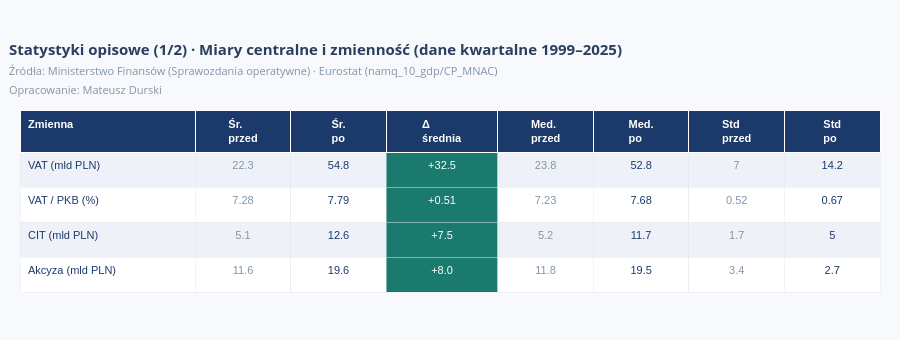
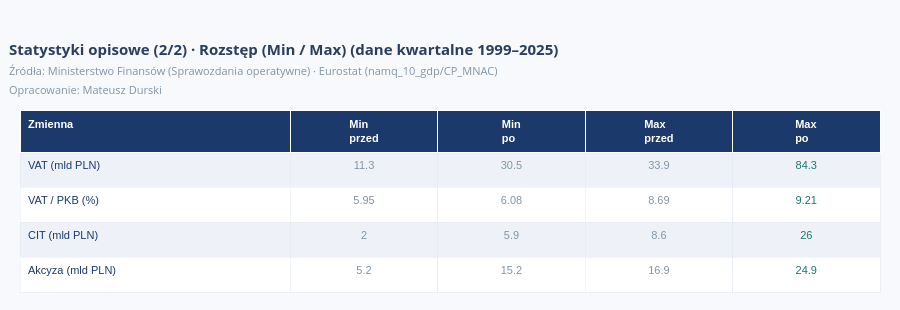

The cell these charts' notebook holds for them, in order:
### Code cell
# ── SEKCJA 3: STATYSTYKI OPISOWE (dane kwartalne) ─────────────────────────────

# ── DANE ──────────────────────────────────────────────────────────────────────
ZMIENNE = [
    ('VAT (mld PLN)',     'vat_mld',     1),
    ('VAT / PKB (%)',     'vat_pkb_pct', 2),
    ('CIT (mld PLN)',     'cit_mld',     1),
    ('Akcyza (mld PLN)', 'akcyza_mld',   1),
]

# ── KOLORY ────────────────────────────────────────────────────────────────────
CZERWONY   = '#C0392B'
NIEBIESKI  = '#1B3A6B'
TURKUSOWY  = '#1A7A6E'
SZARY      = '#8395A7'
SZARY_GRID = '#E4EAF2'
BG         = '#F7F9FC'
BIALY      = '#FFFFFF'

# ── OBLICZENIA STATYSTYK ──────────────────────────────────────────────────────
def statystyki(kolumna, decimals):
    przed = df.loc[df.index <= '2016Q2', kolumna]
    po    = df.loc[df.index >  '2016Q3', kolumna]
    delta = po.mean() - przed.mean()
    return {
        'sr_przed':  round(przed.mean(),   decimals),
        'sr_po':     round(po.mean(),      decimals),
        'delta':     round(delta,          decimals),
        'med_przed': round(przed.median(), decimals),
        'med_po':    round(po.median(),    decimals),
        'std_przed': round(przed.std(),    decimals),
        'std_po':    round(po.std(),       decimals),
        'min_przed': round(przed.min(),    decimals),
        'min_po':    round(po.min(),       decimals),
        'max_przed': round(przed.max(),    decimals),
        'max_po':    round(po.max(),       decimals),
    }

# Budowa wierszy
wiersze = []
for nazwa, kolumna, decimals in ZMIENNE:
    s = statystyki(kolumna, decimals)
    wiersze.append({'nazwa': nazwa, 'decimals': decimals, **s})

# ── KOLUMNY ───────────────────────────────────────────────────────────────────
col_nazwa     = [w['nazwa']     for w in wiersze]
col_sr_przed  = [w['sr_przed']  for w in wiersze]
col_sr_po     = [w['sr_po']     for w in wiersze]
col_delta     = [w['delta']     for w in wiersze]
col_med_przed = [w['med_przed'] for w in wiersze]
col_med_po    = [w['med_po']    for w in wiersze]
col_std_przed = [w['std_przed'] for w in wiersze]
col_std_po    = [w['std_po']    for w in wiersze]
col_min_przed = [w['min_przed'] for w in wiersze]
col_min_po    = [w['min_po']    for w in wiersze]
col_max_przed = [w['max_przed'] for w in wiersze]
col_max_po    = [w['max_po']    for w in wiersze]

# Formatowanie Δ
col_delta_fmt = [
    f'+{d}' if d > 0 else str(d)
    for d in col_delta
]

# ── KOLORY KOMÓREK — TABELA 1 ─────────────────────────────────────────────────
delta_colors = [
    TURKUSOWY if d > 0 else CZERWONY
    for d in col_delta
]

n = len(wiersze)
row_fill = [
    '#EEF2F8' if i % 2 == 0 else BIALY
    for i in range(n)
]

# ── KOLORY KOMÓREK — TABELA 2 ─────────────────────────────────────────────────
# Min po — turkusowy jeśli najgorszy rok po reformach bije najlepszy rok przed
min_po_colors = [
    TURKUSOWY if mpo > mprzed else SZARY
    for mpo, mprzed in zip(col_min_po, col_max_przed)
]

# Max po — zawsze turkusowy (szczyt po reformach)
max_po_colors    = [TURKUSOWY] * n

# Min przed, Max przed — zawsze szary (okres historyczny)
min_przed_colors = [SZARY] * n
max_przed_colors = [SZARY] * n

# ══════════════════════════════════════════════════════════════════════════════
# TABELA 1 — Miary centralne i zmienność
# ══════════════════════════════════════════════════════════════════════════════
tabela1 = go.Figure(go.Table(
    columnwidth=[2.2, 1.2, 1.2, 1.4, 1.2, 1.2, 1.2, 1.2],
    header=dict(
        values=[
            '<b>Zmienna</b>',
            '<b>Śr.<br>przed</b>',
            '<b>Śr.<br>po</b>',
            '<b>Δ<br>średnia</b>',
            '<b>Med.<br>przed</b>',
            '<b>Med.<br>po</b>',
            '<b>Std<br>przed</b>',
            '<b>Std<br>po</b>',
        ],
        fill_color=NIEBIESKI,
        font=dict(color=BIALY, size=11, family='Arial'),
        align=['left'] + ['center'] * 7,
        height=40,
        line=dict(color=BIALY, width=1),
    ),
    cells=dict(
        values=[
            col_nazwa,
            col_sr_przed,
            col_sr_po,
            col_delta_fmt,
            col_med_przed,
            col_med_po,
            col_std_przed,
            col_std_po,
        ],
        fill_color=[
            row_fill,      # Zmienna
            row_fill,      # Śr. przed
            row_fill,      # Śr. po
            delta_colors,  # Δ — turkusowy/czerwony
            row_fill,      # Med. przed
            row_fill,      # Med. po
            row_fill,      # Std przed
            row_fill,      # Std po
        ],
        font=dict(
            color=[
                [NIEBIESKI] * n,  # Zmienna
                [SZARY] * n,      # Śr. przed
                [NIEBIESKI] * n,  # Śr. po
                [BIALY] * n,      # Δ — biały na kolorowym tle
                [SZARY] * n,      # Med. przed
                [NIEBIESKI] * n,  # Med. po
                [SZARY] * n,      # Std przed
                [NIEBIESKI] * n,  # Std po
            ],
            size=11,
            family='Arial',
        ),
        align=['left'] + ['center'] * 7,
        height=35,
        line=dict(color=SZARY_GRID, width=0.5),
    ),
))

tabela1.update_layout(
    title=dict(
        text=(
            '<b>Statystyki opisowe (1/2) · Miary centralne i zmienność (dane kwartalne 1999–2025)</b><br>'
            '<span style="font-size:11px;color:#8395A7">'
            'Źródła: Ministerstwo Finansów (Sprawozdania operatywne) · '
            'Eurostat (namq_10_gdp/CP_MNAC)<br>'
            'Opracowanie: Mateusz Durski'
            '</span>'
        ),
        x=0.01, xanchor='left',
        font=dict(size=15),
    ),
    height=340,
    paper_bgcolor=BG,
    margin=dict(t=110, b=10, l=20, r=20),
)

# ══════════════════════════════════════════════════════════════════════════════
# TABELA 2 — Rozstęp (Min / Max)
# ══════════════════════════════════════════════════════════════════════════════
tabela2 = go.Figure(go.Table(
    columnwidth=[2.2, 1.2, 1.2, 1.2, 1.2],
    header=dict(
        values=[
            '<b>Zmienna</b>',
            '<b>Min<br>przed</b>',
            '<b>Min<br>po</b>',
            '<b>Max<br>przed</b>',
            '<b>Max<br>po</b>',
        ],
        fill_color=NIEBIESKI,
        font=dict(color=BIALY, size=11, family='Arial'),
        align=['left'] + ['center'] * 4,
        height=40,
        line=dict(color=BIALY, width=1),
    ),
    cells=dict(
        values=[
            col_nazwa,
            col_min_przed,
            col_min_po,
            col_max_przed,
            col_max_po,
        ],
        fill_color=[
            row_fill,  # Zmienna
            row_fill,  # Min przed
            row_fill,  # Min po
            row_fill,  # Max przed
            row_fill,  # Max po
        ],
        font=dict(
            color=[
                [NIEBIESKI] * n,  # Zmienna
                min_przed_colors, # Min przed — szary
                min_po_colors,    # Min po — turkusowy jeśli > max przed
                max_przed_colors, # Max przed — szary
                max_po_colors,    # Max po — zawsze turkusowy
            ],
            size=11,
            family='Arial',
        ),
        align=['left'] + ['center'] * 4,
        height=35,
        line=dict(color=SZARY_GRID, width=0.5),
    ),
))

tabela2.update_layout(
    title=dict(
        text=(
            '<b>Statystyki opisowe (2/2) · Rozstęp (Min / Max) (dane kwartalne 1999–2025)</b><br>'
            '<span style="font-size:11px;color:#8395A7">'
            'Źródła: Ministerstwo Finansów (Sprawozdania operatywne) · '
            'Eurostat (namq_10_gdp/CP_MNAC)<br>'
            'Opracowanie: Mateusz Durski'
            '</span>'
        ),
        x=0.01, xanchor='left',
        font=dict(size=15),
    ),
    height=310,
    paper_bgcolor=BG,
    margin=dict(t=110, b=10, l=20, r=20),
)

# ── Export — TABELA 1 i TABELA 2 ─────────────────────────────────────────────────
# Ścieżka do pliku
file_path = OUT_DIR / "statystyki_opisowe.html"

# Zapis do HTML
with open(file_path, 'w', encoding='utf-8') as f:
    f.write('<html>\n<head><meta charset="utf-8"></head>\n<body>\n')
    
    # Dodaj nagłówek dla pierwszej tabeli
    f.write('<h2>Statystyki opisowe - dane kwartalne</h2>\n')
    f.write(tabela1.to_html(full_html=False, include_plotlyjs='cdn'))
    f.write('\n<br>\n')  # pusta linia między tabelami
    
    # Dodaj nagłówek dla drugiej tabeli
    f.write('<h2>Statystyki opisowe - dane kwartalne</h2>\n')
    f.write(tabela2.to_html(full_html=False, include_plotlyjs=False))
    f.write('\n</body>\n</html>')

print(f"✅ Zapisano: {file_path}")

# Wyświetlenie tabel w notebooku (opcjonalne)
tabela1.show()
tabela2.show()

### Figure 1 — Plotly figure (JSON) as saved in the notebook; plotly's stock layout.template omitted (floating-point values rounded to 4 significant figures)
{"data": [{"cells": {"align": ["left", "center", "center", "center", "center", "center", "center", "center"], "fill": {"color": [["#EEF2F8", "#FFFFFF", "#EEF2F8", "#FFFFFF"], ["#EEF2F8", "#FFFFFF", "#EEF2F8", "#FFFFFF"], ["#EEF2F8", "#FFFFFF", "#EEF2F8", "#FFFFFF"], ["#1A7A6E", "#1A7A6E", "#1A7A6E", "#1A7A6E"], ["#EEF2F8", "#FFFFFF", "#EEF2F8", "#FFFFFF"], ["#EEF2F8", "#FFFFFF", "#EEF2F8", "#FFFFFF"], ["#EEF2F8", "#FFFFFF", "#EEF2F8", "#FFFFFF"], ["#EEF2F8", "#FFFFFF", "#EEF2F8", "#FFFFFF"]]}, "font": {"color": [["#1B3A6B", "#1B3A6B", "#1B3A6B", "#1B3A6B"], ["#8395A7", "#8395A7", "#8395A7", "#8395A7"], ["#1B3A6B", "#1B3A6B", "#1B3A6B", "#1B3A6B"], ["#FFFFFF", "#FFFFFF", "#FFFFFF", "#FFFFFF"], ["#8395A7", "#8395A7", "#8395A7", "#8395A7"], ["#1B3A6B", "#1B3A6B", "#1B3A6B", "#1B3A6B"], ["#8395A7", "#8395A7", "#8395A7", "#8395A7"], ["#1B3A6B", "#1B3A6B", "#1B3A6B", "#1B3A6B"]], "family": "Arial", "size": 11}, "height": 35, "line": {"color": "#E4EAF2", "width": 0.5}, "values": [["VAT (mld PLN)", "VAT / PKB (%)", "CIT (mld PLN)", "Akcyza (mld PLN)"], [22.3, 7.28, 5.1, 11.6], [54.8, 7.79, 12.6, 19.6], ["+32.5", "+0.51", "+7.5", "+8.0"], [23.8, 7.23, 5.2, 11.8], [52.8, 7.68, 11.7, 19.5], [7, 0.52, 1.7, 3.4], [14.2, 0.67, 5, 2.7]]}, "columnwidth": [2.2, 1.2, 1.2, 1.4, 1.2, 1.2, 1.2, 1.2], "header": {"align": ["left", "center", "center", "center", "center", "center", "center", "center"], "fill": {"color": "#1B3A6B"}, "font": {"color": "#FFFFFF", "family": "Arial", "size": 11}, "height": 40, "line": {"color": "#FFFFFF", "width": 1}, "values": ["<b>Zmienna</b>", "<b>Śr.<br>przed</b>", "<b>Śr.<br>po</b>", "<b>Δ<br>średnia</b>", "<b>Med.<br>przed</b>", "<b>Med.<br>po</b>", "<b>Std<br>przed</b>", "<b>Std<br>po</b>"]}, "type": "table"}], "layout": {"height": 340, "margin": {"b": 10, "l": 20, "r": 20, "t": 110}, "paper_bgcolor": "#F7F9FC", "title": {"font": {"size": 15}, "text": "<b>Statystyki opisowe (1/2) · Miary centralne i zmienność (dane kwartalne 1999–2025)</b><br><span style=\"font-size:11px;color:#8395A7\">Źródła: Ministerstwo Finansów (Sprawozdania operatywne) · Eurostat (namq_10_gdp/CP_MNAC)<br>Opracowanie: Mateusz Durski</span>", "x": 0.01, "xanchor": "left"}}}

### Figure 2 — Plotly figure (JSON) as saved in the notebook; plotly's stock layout.template omitted (floating-point values rounded to 4 significant figures)
{"data": [{"cells": {"align": ["left", "center", "center", "center", "center"], "fill": {"color": [["#EEF2F8", "#FFFFFF", "#EEF2F8", "#FFFFFF"], ["#EEF2F8", "#FFFFFF", "#EEF2F8", "#FFFFFF"], ["#EEF2F8", "#FFFFFF", "#EEF2F8", "#FFFFFF"], ["#EEF2F8", "#FFFFFF", "#EEF2F8", "#FFFFFF"], ["#EEF2F8", "#FFFFFF", "#EEF2F8", "#FFFFFF"]]}, "font": {"color": [["#1B3A6B", "#1B3A6B", "#1B3A6B", "#1B3A6B"], ["#8395A7", "#8395A7", "#8395A7", "#8395A7"], ["#8395A7", "#8395A7", "#8395A7", "#8395A7"], ["#8395A7", "#8395A7", "#8395A7", "#8395A7"], ["#1A7A6E", "#1A7A6E", "#1A7A6E", "#1A7A6E"]], "family": "Arial", "size": 11}, "height": 35, "line": {"color": "#E4EAF2", "width": 0.5}, "values": [["VAT (mld PLN)", "VAT / PKB (%)", "CIT (mld PLN)", "Akcyza (mld PLN)"], [11.3, 5.95, 2, 5.2], [30.5, 6.08, 5.9, 15.2], [33.9, 8.69, 8.6, 16.9], [84.3, 9.21, 26, 24.9]]}, "columnwidth": [2.2, 1.2, 1.2, 1.2, 1.2], "header": {"align": ["left", "center", "center", "center", "center"], "fill": {"color": "#1B3A6B"}, "font": {"color": "#FFFFFF", "family": "Arial", "size": 11}, "height": 40, "line": {"color": "#FFFFFF", "width": 1}, "values": ["<b>Zmienna</b>", "<b>Min<br>przed</b>", "<b>Min<br>po</b>", "<b>Max<br>przed</b>", "<b>Max<br>po</b>"]}, "type": "table"}], "layout": {"height": 310, "margin": {"b": 10, "l": 20, "r": 20, "t": 110}, "paper_bgcolor": "#F7F9FC", "title": {"font": {"size": 15}, "text": "<b>Statystyki opisowe (2/2) · Rozstęp (Min / Max) (dane kwartalne 1999–2025)</b><br><span style=\"font-size:11px;color:#8395A7\">Źródła: Ministerstwo Finansów (Sprawozdania operatywne) · Eurostat (namq_10_gdp/CP_MNAC)<br>Opracowanie: Mateusz Durski</span>", "x": 0.01, "xanchor": "left"}}}
